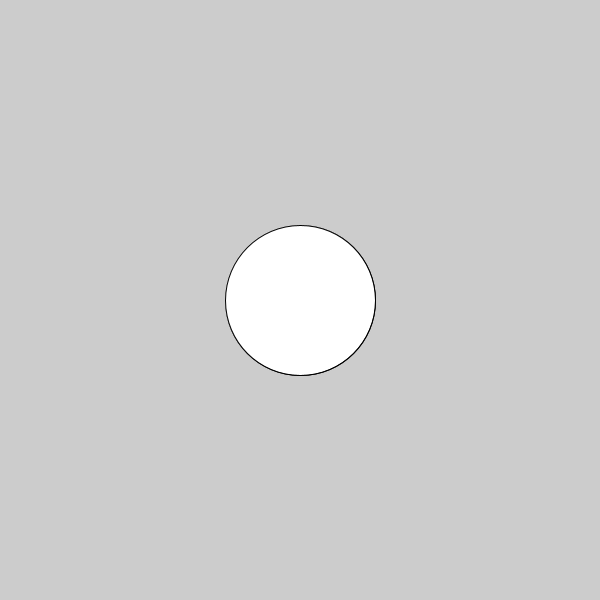
Frame 1 (no input)
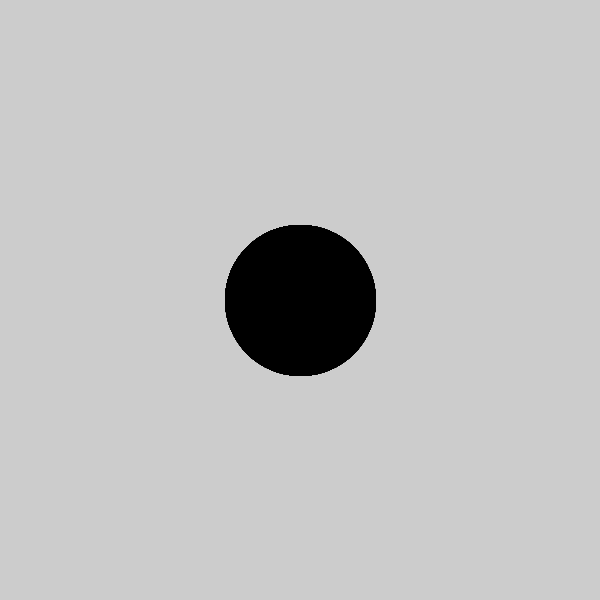
Frame 60 (the mouse pressed at the canvas centre just before this capture)
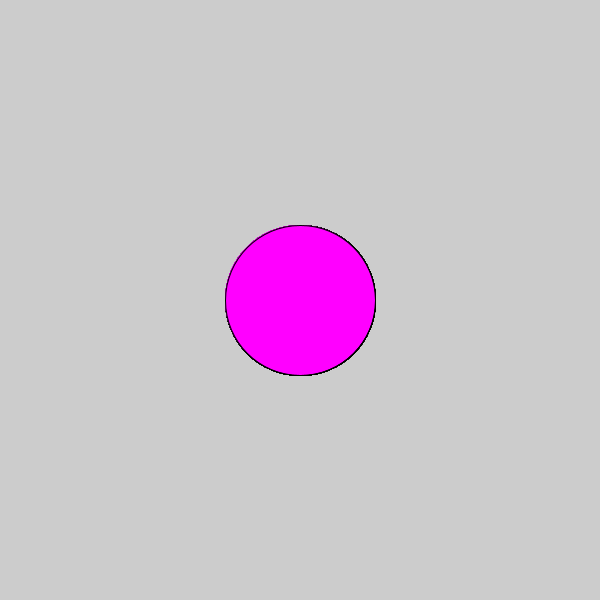
Frame 120 (the mouse held since frame 60 and released just before this capture)

The Processing sketch that drew these frames (run headless with seeded random() and noise(); from frame 60 on, the mouse is pressed at the canvas centre):

// Processing sketch: IntroToProccessing
// ── IntroToProccessing.pde
void setup(){
size(600,600);
ellipse(300,300,150,150);
}
void draw(){ 
if(mousePressed){
  fill(255,0,255);
  ellipse(300,300,150,150);
}
else{
ellipse(300,300,150,150);
fill(0,0,0);
}
}
